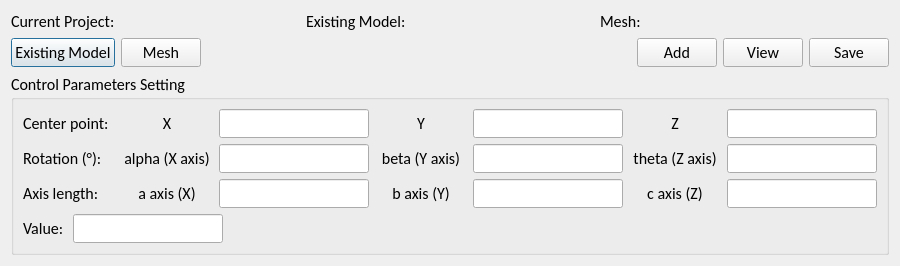
<?xml version="1.0" encoding="UTF-8"?>
<ui version="4.0">
 <class>Dialog</class>
 <widget class="QDialog" name="Dialog">
  <property name="geometry">
   <rect>
    <x>0</x>
    <y>0</y>
    <width>900</width>
    <height>250</height>
   </rect>
  </property>
  <property name="font">
   <font>
    <family>Calibri</family>
    <pointsize>12</pointsize>
   </font>
  </property>
  <property name="windowTitle">
   <string>Dialog</string>
  </property>
  <layout class="QVBoxLayout" name="verticalLayout" stretch="0,0,0">
   <item>
    <layout class="QHBoxLayout" name="horizontalLayout_header_2" stretch="1,1,1">
     <item>
      <widget class="QLabel" name="label_project">
       <property name="text">
        <string>Current Project:</string>
       </property>
      </widget>
     </item>
     <item>
      <widget class="QLabel" name="label_model_in">
       <property name="text">
        <string>Existing Model:</string>
       </property>
      </widget>
     </item>
     <item>
      <widget class="QLabel" name="label_mesh">
       <property name="text">
        <string>Mesh:</string>
       </property>
      </widget>
     </item>
    </layout>
   </item>
   <item>
    <layout class="QHBoxLayout" name="horizontalLayout_header">
     <item>
      <widget class="QPushButton" name="pushBtn_Model_in">
       <property name="text">
        <string>Existing Model</string>
       </property>
      </widget>
     </item>
     <item>
      <widget class="QPushButton" name="pushBtn_Mesh">
       <property name="text">
        <string>Mesh</string>
       </property>
      </widget>
     </item>
     <item>
      <spacer name="horizontalSpacer_3">
       <property name="orientation">
        <enum>Qt::Horizontal</enum>
       </property>
       <property name="sizeHint" stdset="0">
        <size>
         <width>40</width>
         <height>20</height>
        </size>
       </property>
      </spacer>
     </item>
     <item>
      <widget class="QPushButton" name="pushBtn_AddEllipsoid">
       <property name="text">
        <string>Add</string>
       </property>
      </widget>
     </item>
     <item>
      <widget class="QPushButton" name="pushBtn_View">
       <property name="text">
        <string>View</string>
       </property>
      </widget>
     </item>
     <item>
      <widget class="QPushButton" name="pushBtn_SaveModel">
       <property name="text">
        <string>Save</string>
       </property>
      </widget>
     </item>
    </layout>
   </item>
   <item>
    <widget class="QSplitter" name="splitter">
     <property name="orientation">
      <enum>Qt::Vertical</enum>
     </property>
     <widget class="QGroupBox" name="groupBox_para">
      <property name="sizePolicy">
       <sizepolicy hsizetype="Preferred" vsizetype="Preferred">
        <horstretch>0</horstretch>
        <verstretch>0</verstretch>
       </sizepolicy>
      </property>
      <property name="maximumSize">
       <size>
        <width>16777215</width>
        <height>16777215</height>
       </size>
      </property>
      <property name="title">
       <string>Control Parameters Setting</string>
      </property>
      <layout class="QVBoxLayout" name="verticalLayout_2">
       <item>
        <layout class="QGridLayout" name="gridLayout" columnstretch="0,0,1,0,1,0,1">
         <item row="1" column="1">
          <widget class="QLabel" name="label_EllipsoidRalpha">
           <property name="text">
            <string>alpha (X axis)</string>
           </property>
           <property name="alignment">
            <set>Qt::AlignCenter</set>
           </property>
          </widget>
         </item>
         <item row="0" column="5">
          <widget class="QLabel" name="label_EllipsoidcenterZ">
           <property name="text">
            <string>Z</string>
           </property>
           <property name="alignment">
            <set>Qt::AlignCenter</set>
           </property>
          </widget>
         </item>
         <item row="1" column="0">
          <widget class="QLabel" name="label_Ellipsoidrotation">
           <property name="text">
            <string>Rotation (°): </string>
           </property>
          </widget>
         </item>
         <item row="1" column="4">
          <widget class="QLineEdit" name="lineEdit_EllipsoidRbeta">
           <property name="maximumSize">
            <size>
             <width>150</width>
             <height>16777215</height>
            </size>
           </property>
           <property name="alignment">
            <set>Qt::AlignCenter</set>
           </property>
          </widget>
         </item>
         <item row="0" column="6">
          <widget class="QLineEdit" name="lineEdit_EllipsoidcenterZ">
           <property name="maximumSize">
            <size>
             <width>150</width>
             <height>16777215</height>
            </size>
           </property>
           <property name="alignment">
            <set>Qt::AlignCenter</set>
           </property>
          </widget>
         </item>
         <item row="1" column="2">
          <widget class="QLineEdit" name="lineEdit_EllipsoidRalpha">
           <property name="maximumSize">
            <size>
             <width>150</width>
             <height>16777215</height>
            </size>
           </property>
           <property name="alignment">
            <set>Qt::AlignCenter</set>
           </property>
          </widget>
         </item>
         <item row="1" column="3">
          <widget class="QLabel" name="label_EllipsoidRBeta">
           <property name="text">
            <string>beta (Y axis)</string>
           </property>
           <property name="alignment">
            <set>Qt::AlignCenter</set>
           </property>
          </widget>
         </item>
         <item row="2" column="0">
          <widget class="QLabel" name="label_Ellipsoidaxis">
           <property name="text">
            <string>Axis length:</string>
           </property>
          </widget>
         </item>
         <item row="0" column="2">
          <widget class="QLineEdit" name="lineEdit_EllipsoidcenterX">
           <property name="maximumSize">
            <size>
             <width>150</width>
             <height>16777215</height>
            </size>
           </property>
           <property name="alignment">
            <set>Qt::AlignCenter</set>
           </property>
          </widget>
         </item>
         <item row="0" column="4">
          <widget class="QLineEdit" name="lineEdit_EllipsoidcenterY">
           <property name="maximumSize">
            <size>
             <width>150</width>
             <height>16777215</height>
            </size>
           </property>
           <property name="alignment">
            <set>Qt::AlignCenter</set>
           </property>
          </widget>
         </item>
         <item row="0" column="1">
          <widget class="QLabel" name="label_EllipsoidcenterX">
           <property name="text">
            <string>X</string>
           </property>
           <property name="alignment">
            <set>Qt::AlignCenter</set>
           </property>
          </widget>
         </item>
         <item row="0" column="3">
          <widget class="QLabel" name="label_EllipsoidcenterY">
           <property name="text">
            <string>Y</string>
           </property>
           <property name="alignment">
            <set>Qt::AlignCenter</set>
           </property>
          </widget>
         </item>
         <item row="1" column="5">
          <widget class="QLabel" name="label_EllipsoidRtheta">
           <property name="text">
            <string>theta (Z axis)</string>
           </property>
           <property name="alignment">
            <set>Qt::AlignCenter</set>
           </property>
          </widget>
         </item>
         <item row="0" column="0">
          <widget class="QLabel" name="label_Ellipsoidcenter">
           <property name="text">
            <string>Center point: </string>
           </property>
          </widget>
         </item>
         <item row="1" column="6">
          <widget class="QLineEdit" name="lineEdit_EllipsoidRtheta">
           <property name="maximumSize">
            <size>
             <width>150</width>
             <height>16777215</height>
            </size>
           </property>
           <property name="alignment">
            <set>Qt::AlignCenter</set>
           </property>
          </widget>
         </item>
         <item row="2" column="2">
          <widget class="QLineEdit" name="lineEdit_EllipsoidA">
           <property name="maximumSize">
            <size>
             <width>150</width>
             <height>16777215</height>
            </size>
           </property>
           <property name="alignment">
            <set>Qt::AlignCenter</set>
           </property>
          </widget>
         </item>
         <item row="2" column="4">
          <widget class="QLineEdit" name="lineEdit_EllipsoidB">
           <property name="maximumSize">
            <size>
             <width>150</width>
             <height>16777215</height>
            </size>
           </property>
           <property name="alignment">
            <set>Qt::AlignCenter</set>
           </property>
          </widget>
         </item>
         <item row="2" column="6">
          <widget class="QLineEdit" name="lineEdit_EllipsoidC">
           <property name="maximumSize">
            <size>
             <width>150</width>
             <height>16777215</height>
            </size>
           </property>
           <property name="alignment">
            <set>Qt::AlignCenter</set>
           </property>
          </widget>
         </item>
         <item row="2" column="1">
          <widget class="QLabel" name="label_Ellipsoid_a">
           <property name="text">
            <string>a axis (X)</string>
           </property>
           <property name="alignment">
            <set>Qt::AlignCenter</set>
           </property>
          </widget>
         </item>
         <item row="2" column="3">
          <widget class="QLabel" name="label_Ellipsoid_b">
           <property name="text">
            <string>b axis (Y)</string>
           </property>
           <property name="alignment">
            <set>Qt::AlignCenter</set>
           </property>
          </widget>
         </item>
         <item row="2" column="5">
          <widget class="QLabel" name="label_Ellipsoid_c">
           <property name="text">
            <string>c axis (Z)</string>
           </property>
           <property name="alignment">
            <set>Qt::AlignCenter</set>
           </property>
          </widget>
         </item>
        </layout>
       </item>
       <item>
        <layout class="QHBoxLayout" name="horizontalLayout">
         <item>
          <widget class="QLabel" name="label_val">
           <property name="text">
            <string>Value: </string>
           </property>
           <property name="alignment">
            <set>Qt::AlignLeading|Qt::AlignLeft|Qt::AlignVCenter</set>
           </property>
          </widget>
         </item>
         <item>
          <widget class="QLineEdit" name="lineEdit_val">
           <property name="maximumSize">
            <size>
             <width>150</width>
             <height>16777215</height>
            </size>
           </property>
           <property name="alignment">
            <set>Qt::AlignCenter</set>
           </property>
          </widget>
         </item>
         <item>
          <spacer name="horizontalSpacer">
           <property name="orientation">
            <enum>Qt::Horizontal</enum>
           </property>
           <property name="sizeHint" stdset="0">
            <size>
             <width>40</width>
             <height>20</height>
            </size>
           </property>
          </spacer>
         </item>
        </layout>
       </item>
      </layout>
     </widget>
    </widget>
   </item>
  </layout>
 </widget>
 <tabstops>
  <tabstop>pushBtn_Model_in</tabstop>
  <tabstop>pushBtn_Mesh</tabstop>
  <tabstop>pushBtn_AddEllipsoid</tabstop>
  <tabstop>pushBtn_View</tabstop>
  <tabstop>pushBtn_SaveModel</tabstop>
  <tabstop>lineEdit_EllipsoidcenterX</tabstop>
  <tabstop>lineEdit_EllipsoidcenterY</tabstop>
  <tabstop>lineEdit_EllipsoidcenterZ</tabstop>
  <tabstop>lineEdit_EllipsoidRalpha</tabstop>
  <tabstop>lineEdit_EllipsoidRbeta</tabstop>
  <tabstop>lineEdit_EllipsoidRtheta</tabstop>
  <tabstop>lineEdit_EllipsoidA</tabstop>
  <tabstop>lineEdit_EllipsoidB</tabstop>
  <tabstop>lineEdit_EllipsoidC</tabstop>
  <tabstop>lineEdit_val</tabstop>
 </tabstops>
 <resources/>
 <connections/>
</ui>
